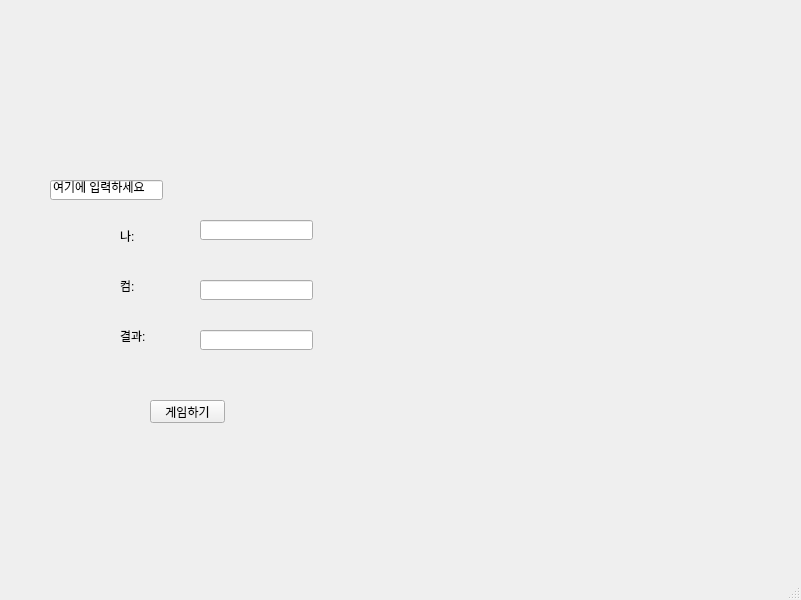
<?xml version="1.0" encoding="UTF-8"?>
<ui version="4.0">
 <class>MainWindow</class>
 <widget class="QMainWindow" name="MainWindow">
  <property name="geometry">
   <rect>
    <x>0</x>
    <y>0</y>
    <width>801</width>
    <height>600</height>
   </rect>
  </property>
  <property name="windowTitle">
   <string>MainWindow</string>
  </property>
  <widget class="QWidget" name="centralwidget">
   <widget class="QLabel" name="lbl_mine">
    <property name="geometry">
     <rect>
      <x>120</x>
      <y>220</y>
      <width>71</width>
      <height>31</height>
     </rect>
    </property>
    <property name="text">
     <string>나:</string>
    </property>
   </widget>
   <widget class="QLabel" name="lbl_com">
    <property name="geometry">
     <rect>
      <x>120</x>
      <y>270</y>
      <width>71</width>
      <height>31</height>
     </rect>
    </property>
    <property name="text">
     <string>컴:</string>
    </property>
   </widget>
   <widget class="QLabel" name="lbl_result">
    <property name="geometry">
     <rect>
      <x>120</x>
      <y>320</y>
      <width>71</width>
      <height>31</height>
     </rect>
    </property>
    <property name="text">
     <string>결과:</string>
    </property>
   </widget>
   <widget class="QLineEdit" name="le_mine">
    <property name="geometry">
     <rect>
      <x>200</x>
      <y>220</y>
      <width>113</width>
      <height>20</height>
     </rect>
    </property>
   </widget>
   <widget class="QLineEdit" name="le_com">
    <property name="geometry">
     <rect>
      <x>200</x>
      <y>280</y>
      <width>113</width>
      <height>20</height>
     </rect>
    </property>
   </widget>
   <widget class="QLineEdit" name="le_result">
    <property name="geometry">
     <rect>
      <x>200</x>
      <y>330</y>
      <width>113</width>
      <height>20</height>
     </rect>
    </property>
   </widget>
   <widget class="QPushButton" name="pb">
    <property name="geometry">
     <rect>
      <x>150</x>
      <y>400</y>
      <width>75</width>
      <height>23</height>
     </rect>
    </property>
    <property name="text">
     <string>게임하기</string>
    </property>
   </widget>
   <widget class="QLineEdit" name="le_input">
    <property name="geometry">
     <rect>
      <x>50</x>
      <y>180</y>
      <width>113</width>
      <height>20</height>
     </rect>
    </property>
    <property name="text">
     <string>여기에 입력하세요</string>
    </property>
   </widget>
  </widget>
  <widget class="QMenuBar" name="menubar">
   <property name="geometry">
    <rect>
     <x>0</x>
     <y>0</y>
     <width>801</width>
     <height>21</height>
    </rect>
   </property>
  </widget>
  <widget class="QStatusBar" name="statusbar"/>
 </widget>
 <resources/>
 <connections/>
</ui>
